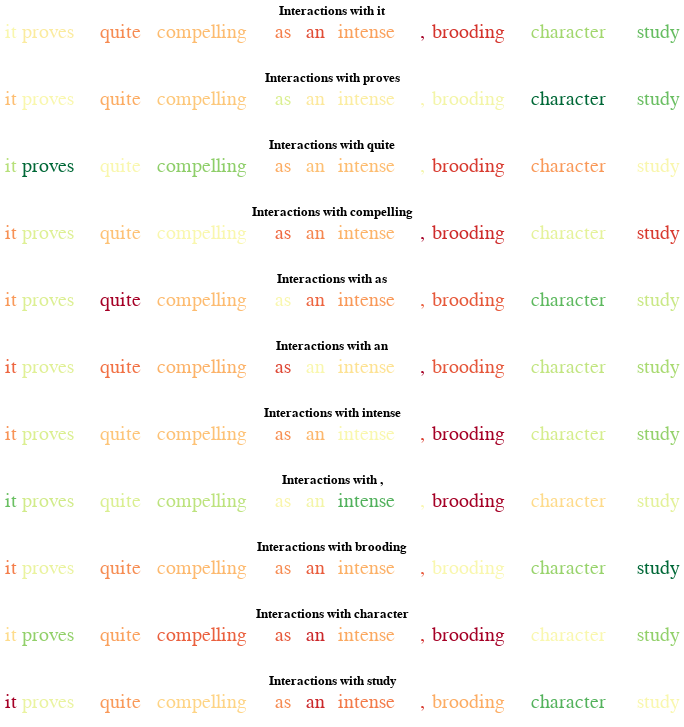

The cell this chart's notebook holds for it:
### Code cell
i = 5
try:
    interactions = np.load('interactions_{}.npy'.format(i))
except FileNotFoundError as e:
    interactions = get_interactions_for_index(i)
    np.save('interactions_{}.npy'.format(i), interactions)
batch_tokens = tokenizer.convert_ids_to_tokens(batch_ids[i].numpy())
summed_interactions, summed_tokens = sum_interactions_over_tokens(interactions, batch_tokens)
interaction_plot(summed_interactions, summed_tokens)

### Figure 1 — Vega-Lite specification as saved in the notebook (floating-point values rounded to 4 significant figures)
{"config": {"view": {"continuousWidth": 400, "continuousHeight": 300, "opacity": 0.0}}, "vconcat": [{"data": {"name": "data-27f98752f0c400bb98439e646acb3267"}, "mark": {"type": "text", "align": "left", "color": "black", "font": "arial", "size": 20}, "encoding": {"color": {"type": "quantitative", "field": "Attributions", "legend": null, "scale": {"domain": [-0.03863, 0.03863], "scheme": "redyellowgreen"}, "sort": "ascending"}, "text": {"type": "nominal", "field": "Token"}, "x": {"type": "quantitative", "axis": null, "field": "x", "sort": null}, "y": {"value": 0}}, "title": "Interactions with it", "width": 654.2}, {"data": {"name": "data-c8df5d1a15a264bcaab6cb49ed7584b6"}, "mark": {"type": "text", "align": "left", "color": "black", "font": "arial", "size": 20}, "encoding": {"color": {"type": "quantitative", "field": "Attributions", "legend": null, "scale": {"domain": [-0.06688, 0.06688], "scheme": "redyellowgreen"}, "sort": "ascending"}, "text": {"type": "nominal", "field": "Token"}, "x": {"type": "quantitative", "axis": null, "field": "x", "sort": null}, "y": {"value": 0}}, "title": "Interactions with proves", "width": 654.2}, {"data": {"name": "data-fd4830be3fa18af9893f5e8bd2f1420c"}, "mark": {"type": "text", "align": "left", "color": "black", "font": "arial", "size": 20}, "encoding": {"color": {"type": "quantitative", "field": "Attributions", "legend": null, "scale": {"domain": [-0.01251, 0.01251], "scheme": "redyellowgreen"}, "sort": "ascending"}, "text": {"type": "nominal", "field": "Token"}, "x": {"type": "quantitative", "axis": null, "field": "x", "sort": null}, "y": {"value": 0}}, "title": "Interactions with quite", "width": 654.2}, {"data": {"name": "data-491669863909ee5f835ffba5dee35756"}, "mark": {"type": "text", "align": "left", "color": "black", "font": "arial", "size": 20}, "encoding": {"color": {"type": "quantitative", "field": "Attributions", "legend": null, "scale": {"domain": [-0.06294, 0.06294], "scheme": "redyellowgreen"}, "sort": "ascending"}, "text": {"type": "nominal", "field": "Token"}, "x": {"type": "quantitative", "axis": null, "field": "x", "sort": null}, "y": {"value": 0}}, "title": "Interactions with compelling", "width": 654.2}, {"data": {"name": "data-63add30c854a77f7500939e4b71f9c81"}, "mark": {"type": "text", "align": "left", "color": "black", "font": "arial", "size": 20}, "encoding": {"color": {"type": "quantitative", "field": "Attributions", "legend": null, "scale": {"domain": [-0.1237, 0.1237], "scheme": "redyellowgreen"}, "sort": "ascending"}, "text": {"type": "nominal", "field": "Token"}, "x": {"type": "quantitative", "axis": null, "field": "x", "sort": null}, "y": {"value": 0}}, "title": "Interactions with as", "width": 654.2}, {"data": {"name": "data-8b1997d01ab208cd61cd18d8b1a2c5a8"}, "mark": {"type": "text", "align": "left", "color": "black", "font": "arial", "size": 20}, "encoding": {"color": {"type": "quantitative", "field": "Attributions", "legend": null, "scale": {"domain": [-0.04822, 0.04822], "scheme": "redyellowgreen"}, "sort": "ascending"}, "text": {"type": "nominal", "field": "Token"}, "x": {"type": "quantitative", "axis": null, "field": "x", "sort": null}, "y": {"value": 0}}, "title": "Interactions with an", "width": 654.2}, {"data": {"name": "data-3246baacd7489544e742f26478c94228"}, "mark": {"type": "text", "align": "left", "color": "black", "font": "arial", "size": 20}, "encoding": {"color": {"type": "quantitative", "field": "Attributions", "legend": null, "scale": {"domain": [-0.03715, 0.03715], "scheme": "redyellowgreen"}, "sort": "ascending"}, "text": {"type": "nominal", "field": "Token"}, "x": {"type": "quantitative", "axis": null, "field": "x", "sort": null}, "y": {"value": 0}}, "title": "Interactions with intense", "width": 654.2}, {"data": {"name": "data-d0dbea6ba74778a2ed2d8a0b7b4c225f"}, "mark": {"type": "text", "align": "left", "color": "black", "font": "arial", "size": 20}, "encoding": {"color": {"type": "quantitative", "field": "Attributions", "legend": null, "scale": {"domain": [-0.02411, 0.02411], "scheme": "redyellowgreen"}, "sort": "ascending"}, "text": {"type": "nominal", "field": "Token"}, "x": {"type": "quantitative", "axis": null, "field": "x", "sort": null}, "y": {"value": 0}}, "title": "Interactions with ,", "width": 654.2}, {"data": {"name": "data-16aa936e90eb654cd98f8517d77b4fe2"}, "mark": {"type": "text", "align": "left", "color": "black", "font": "arial", "size": 20}, "encoding": {"color": {"type": "quantitative", "field": "Attributions", "legend": null, "scale": {"domain": [-0.2136, 0.2136], "scheme": "redyellowgreen"}, "sort": "ascending"}, "text": {"type": "nominal", "field": "Token"}, "x": {"type": "quantitative", "axis": null, "field": "x", "sort": null}, "y": {"value": 0}}, "title": "Interactions with brooding", "width": 654.2}, {"data": {"name": "data-42a5f39523683a53ac971180ef5e637d"}, "mark": {"type": "text", "align": "left", "color": "black", "font": "arial", "size": 20}, "encoding": {"color": {"type": "quantitative", "field": "Attributions", "legend": null, "scale": {"domain": [-0.02761, 0.02761], "scheme": "redyellowgreen"}, "sort": "ascending"}, "text": {"type": "nominal", "field": "Token"}, "x": {"type": "quantitative", "axis": null, "field": "x", "sort": null}, "y": {"value": 0}}, "title": "Interactions with character", "width": 654.2}, {"data": {"name": "data-a2f3a149554679640adf68cca46583ec"}, "mark": {"type": "text", "align": "left", "color": "black", "font": "arial", "size": 20}, "encoding": {"color": {"type": "quantitative", "field": "Attributions", "legend": null, "scale": {"domain": [-0.2038, 0.2038], "scheme": "redyellowgreen"}, "sort": "ascending"}, "text": {"type": "nominal", "field": "Token"}, "x": {"type": "quantitative", "axis": null, "field": "x", "sort": null}, "y": {"value": 0}}, "title": "Interactions with study", "width": 654.2}], "resolve": {"scale": {"color": "independent"}}, "$schema": "https://vega.github.io/schema/vega-lite/v4.0.0.json", "datasets": {"data-27f98752f0c400bb98439e646acb3267": [{"Token": "it", "Attributions": 0.0, "x": 0.0, "size": 0.0}, {"Token": "proves", "Attributions": -0.003491, "x": 0.744, "size": 0.003491}, {"Token": "quite", "Attributions": -0.01961, "x": 4.056, "size": 0.01961}, {"Token": "compelling", "Attributions": -0.01301, "x": 6.51, "size": 0.01301}, {"Token": "as", "Attributions": -0.02121, "x": 11.57, "size": 0.02121}, {"Token": "an", "Attributions": -0.02739, "x": 12.87, "size": 0.02739}, {"Token": "intense", "Attributions": -0.01682, "x": 14.23, "size": 0.01682}, {"Token": ",", "Attributions": -0.03863, "x": 17.77, "size": 0.03863}, {"Token": "brooding", "Attributions": -0.03083, "x": 18.29, "size": 0.03083}, {"Token": "character", "Attributions": 0.01571, "x": 22.51, "size": 0.01571}, {"Token": "study", "Attributions": 0.02297, "x": 27.05, "size": 0.02297}], "data-c8df5d1a15a264bcaab6cb49ed7584b6": [{"Token": "it", "Attributions": -0.0219, "x": 0.0, "size": 0.0219}, {"Token": "proves", "Attributions": 0.0, "x": 0.744, "size": 0.0}, {"Token": "quite", "Attributions": -0.02674, "x": 4.056, "size": 0.02674}, {"Token": "compelling", "Attributions": -0.01913, "x": 6.51, "size": 0.01913}, {"Token": "as", "Attributions": 0.01179, "x": 11.57, "size": 0.01179}, {"Token": "an", "Attributions": -0.007478, "x": 12.87, "size": 0.007478}, {"Token": "intense", "Attributions": -0.004999, "x": 14.23, "size": 0.004999}, {"Token": ",", "Attributions": -0.0008596, "x": 17.77, "size": 0.0008596}, {"Token": "brooding", "Attributions": 0.002425, "x": 18.29, "size": 0.002425}, {"Token": "character", "Attributions": 0.06688, "x": 22.51, "size": 0.06688}, {"Token": "study", "Attributions": 0.03895, "x": 27.05, "size": 0.03895}], "data-fd4830be3fa18af9893f5e8bd2f1420c": [{"Token": "it", "Attributions": 0.004082, "x": 0.0, "size": 0.004082}, {"Token": "proves", "Attributions": 0.01251, "x": 0.744, "size": 0.01251}, {"Token": "quite", "Attributions": 0.0, "x": 4.056, "size": 0.0}, {"Token": "compelling", "Attributions": 0.005878, "x": 6.51, "size": 0.005878}, {"Token": "as", "Attributions": -0.005006, "x": 11.57, "size": 0.005006}, {"Token": "an", "Attributions": -0.003963, "x": 12.87, "size": 0.003963}, {"Token": "intense", "Attributions": -0.004157, "x": 14.23, "size": 0.004157}, {"Token": ",", "Attributions": 0.0004539, "x": 17.77, "size": 0.0004539}, {"Token": "brooding", "Attributions": -0.009679, "x": 18.29, "size": 0.009679}, {"Token": "character", "Attributions": -0.005759, "x": 22.51, "size": 0.005759}, {"Token": "study", "Attributions": -4.815e-05, "x": 27.05, "size": 4.815e-05}], "data-491669863909ee5f835ffba5dee35756": [{"Token": "it", "Attributions": -0.03074, "x": 0.0, "size": 0.03074}, {"Token": "proves", "Attributions": 0.009967, "x": 0.744, "size": 0.009967}, {"Token": "quite", "Attributions": -0.0196, "x": 4.056, "size": 0.0196}, {"Token": "compelling", "Attributions": 0.0, "x": 6.51, "size": 0.0}, {"Token": "as", "Attributions": -0.03874, "x": 11.57, "size": 0.03874}, {"Token": "an", "Attributions": -0.03276, "x": 12.87, "size": 0.03276}, {"Token": "intense", "Attributions": -0.02317, "x": 14.23, "size": 0.02317}, {"Token": ",", "Attributions": -0.06294, "x": 17.77, "size": 0.06294}, {"Token": "brooding", "Attributions": -0.05203, "x": 18.29, "size": 0.05203}, {"Token": "character", "Attributions": 0.007443, "x": 22.51, "size": 0.007443}, {"Token": "study", "Attributions": -0.0487, "x": 27.05, "size": 0.0487}], "data-63add30c854a77f7500939e4b71f9c81": [{"Token": "it", "Attributions": -0.05713, "x": 0.0, "size": 0.05713}, {"Token": "proves", "Attributions": 0.02101, "x": 0.744, "size": 0.02101}, {"Token": "quite", "Attributions": -0.1237, "x": 4.056, "size": 0.1237}, {"Token": "compelling", "Attributions": -0.04123, "x": 6.51, "size": 0.04123}, {"Token": "as", "Attributions": 0.0, "x": 11.57, "size": 0.0}, {"Token": "an", "Attributions": -0.07785, "x": 12.87, "size": 0.07785}, {"Token": "intense", "Attributions": -0.05689, "x": 14.23, "size": 0.05689}, {"Token": ",", "Attributions": -0.07983, "x": 17.77, "size": 0.07983}, {"Token": "brooding", "Attributions": -0.08342, "x": 18.29, "size": 0.08342}, {"Token": "character", "Attributions": 0.07645, "x": 22.51, "size": 0.07645}, {"Token": "study", "Attributions": 0.03099, "x": 27.05, "size": 0.03099}], "data-8b1997d01ab208cd61cd18d8b1a2c5a8": [{"Token": "it", "Attributions": -0.03014, "x": 0.0, "size": 0.03014}, {"Token": "proves", "Attributions": 0.007169, "x": 0.744, "size": 0.007169}, {"Token": "quite", "Attributions": -0.0285, "x": 4.056, "size": 0.0285}, {"Token": "compelling", "Attributions": -0.01817, "x": 6.51, "size": 0.01817}, {"Token": "as", "Attributions": -0.03518, "x": 11.57, "size": 0.03518}, {"Token": "an", "Attributions": 0.0, "x": 12.87, "size": 0.0}, {"Token": "intense", "Attributions": -0.007961, "x": 14.23, "size": 0.007961}, {"Token": ",", "Attributions": -0.04822, "x": 17.77, "size": 0.04822}, {"Token": "brooding", "Attributions": -0.03281, "x": 18.29, "size": 0.03281}, {"Token": "character", "Attributions": 0.01355, "x": 22.51, "size": 0.01355}, {"Token": "study", "Attributions": 0.01828, "x": 27.05, "size": 0.01828}], "data-3246baacd7489544e742f26478c94228": [{"Token": "it", "Attributions": -0.01783, "x": 0.0, "size": 0.01783}, {"Token": "proves", "Attributions": 0.006644, "x": 0.744, "size": 0.006644}, {"Token": "quite", "Attributions": -0.01102, "x": 4.056, "size": 0.01102}, {"Token": "compelling", "Attributions": -0.01154, "x": 6.51, "size": 0.01154}, {"Token": "as", "Attributions": -0.01824, "x": 11.57, "size": 0.01824}, {"Token": "an", "Attributions": -0.01326, "x": 12.87, "size": 0.01326}, {"Token": "intense", "Attributions": 0.0, "x": 14.23, "size": 0.0}, {"Token": ",", "Attributions": -0.02821, "x": 17.77, "size": 0.02821}, {"Token": "brooding", "Attributions": -0.03715, "x": 18.29, "size": 0.03715}, {"Token": "character", "Attributions": 0.007713, "x": 22.51, "size": 0.007713}, {"Token": "study", "Attributions": 0.01677, "x": 27.05, "size": 0.01677}], "data-d0dbea6ba74778a2ed2d8a0b7b4c225f": [{"Token": "it", "Attributions": 0.01399, "x": 0.0, "size": 0.01399}, {"Token": "proves", "Attributions": 0.005391, "x": 0.744, "size": 0.005391}, {"Token": "quite", "Attributions": 0.004328, "x": 4.056, "size": 0.004328}, {"Token": "compelling", "Attributions": 0.007296, "x": 6.51, "size": 0.007296}, {"Token": "as", "Attributions": -0.0003811, "x": 11.57, "size": 0.0003811}, {"Token": "an", "Attributions": 0.0008828, "x": 12.87, "size": 0.0008828}, {"Token": "intense", "Attributions": 0.01584, "x": 14.23, "size": 0.01584}, {"Token": ",", "Attributions": 0.0, "x": 17.77, "size": 0.0}, {"Token": "brooding", "Attributions": -0.02411, "x": 18.29, "size": 0.02411}, {"Token": "character", "Attributions": -0.005021, "x": 22.51, "size": 0.005021}, {"Token": "study", "Attributions": 0.003184, "x": 27.05, "size": 0.003184}], "data-16aa936e90eb654cd98f8517d77b4fe2": [{"Token": "it", "Attributions": -0.1169, "x": 0.0, "size": 0.1169}, {"Token": "proves", "Attributions": 0.01943, "x": 0.744, "size": 0.01943}, {"Token": "quite", "Attributions": -0.1069, "x": 4.056, "size": 0.1069}, {"Token": "compelling", "Attributions": -0.07423, "x": 6.51, "size": 0.07423}, {"Token": "as", "Attributions": -0.1072, "x": 11.57, "size": 0.1072}, {"Token": "an", "Attributions": -0.1402, "x": 12.87, "size": 0.1402}, {"Token": "intense", "Attributions": -0.0822, "x": 14.23, "size": 0.0822}, {"Token": ",", "Attributions": -0.1433, "x": 17.77, "size": 0.1433}, {"Token": "brooding", "Attributions": 0.0, "x": 18.29, "size": 0.0}, {"Token": "character", "Attributions": 0.09358, "x": 22.51, "size": 0.09358}, {"Token": "study", "Attributions": 0.2136, "x": 27.05, "size": 0.2136}], "data-42a5f39523683a53ac971180ef5e637d": [{"Token": "it", "Attributions": -0.005613, "x": 0.0, "size": 0.005613}, {"Token": "proves", "Attributions": 0.0126, "x": 0.744, "size": 0.0126}, {"Token": "quite", "Attributions": -0.01204, "x": 4.056, "size": 0.01204}, {"Token": "compelling", "Attributions": -0.01784, "x": 6.51, "size": 0.01784}, {"Token": "as", "Attributions": -0.01863, "x": 11.57, "size": 0.01863}, {"Token": "an", "Attributions": -0.02314, "x": 12.87, "size": 0.02314}, {"Token": "intense", "Attributions": -0.01133, "x": 14.23, "size": 0.01133}, {"Token": ",", "Attributions": -0.02273, "x": 17.77, "size": 0.02273}, {"Token": "brooding", "Attributions": -0.02761, "x": 18.29, "size": 0.02761}, {"Token": "character", "Attributions": 0.0, "x": 22.51, "size": 0.0}, {"Token": "study", "Attributions": 0.01258, "x": 27.05, "size": 0.01258}], "data-a2f3a149554679640adf68cca46583ec": [{"Token": "it", "Attributions": -0.2038, "x": 0.0, "size": 0.2038}, {"Token": "proves", "Attributions": 0.01779, "x": 0.744, "size": 0.01779}, {"Token": "quite", "Attributions": -0.09339, "x": 4.056, "size": 0.09339}, {"Token": "compelling", "Attributions": -0.04822, "x": 6.51, "size": 0.04822}, {"Token": "as", "Attributions": -0.1034, "x": 11.57, "size": 0.1034}, {"Token": "an", "Attributions": -0.1712, "x": 12.87, "size": 0.1712}, {"Token": "intense", "Attributions": -0.1139, "x": 14.23, "size": 0.1139}, {"Token": ",", "Attributions": -0.1578, "x": 17.77, "size": 0.1578}, {"Token": "brooding", "Attributions": -0.08124, "x": 18.29, "size": 0.08124}, {"Token": "character", "Attributions": 0.1326, "x": 22.51, "size": 0.1326}, {"Token": "study", "Attributions": 0.0, "x": 27.05, "size": 0.0}]}}
